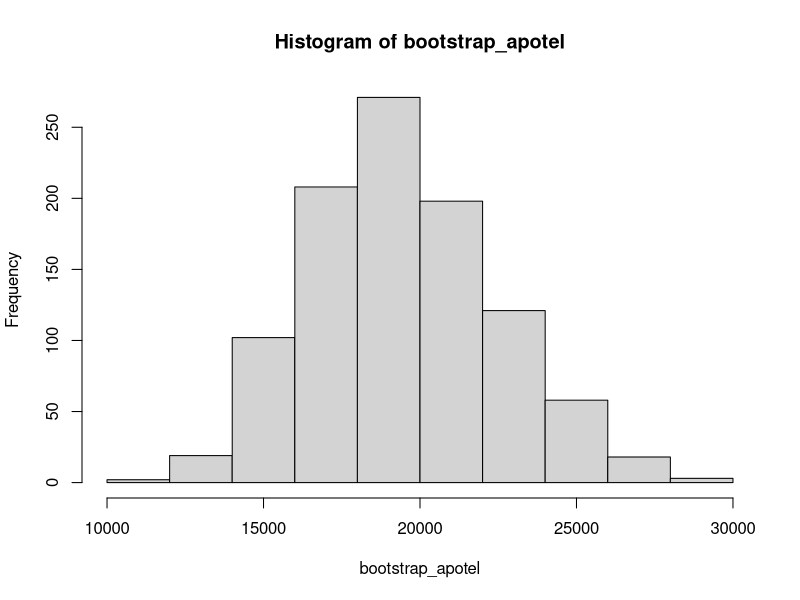
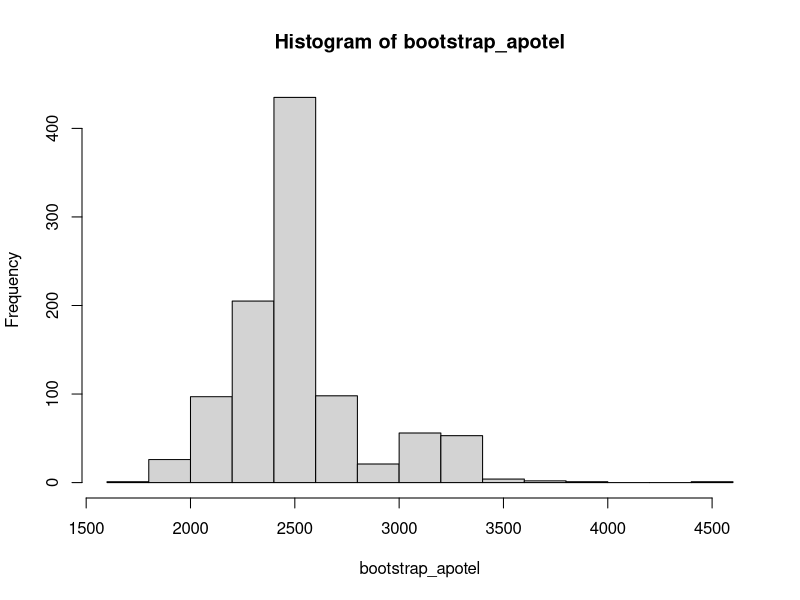
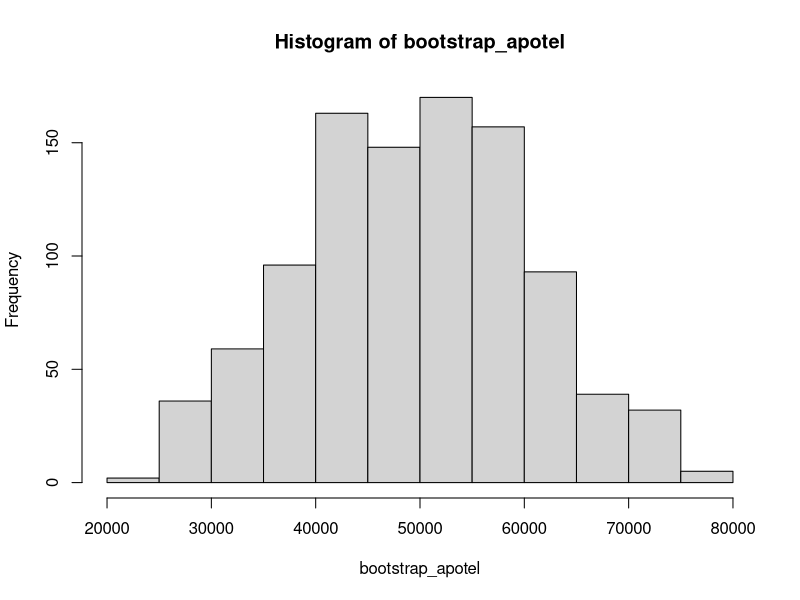
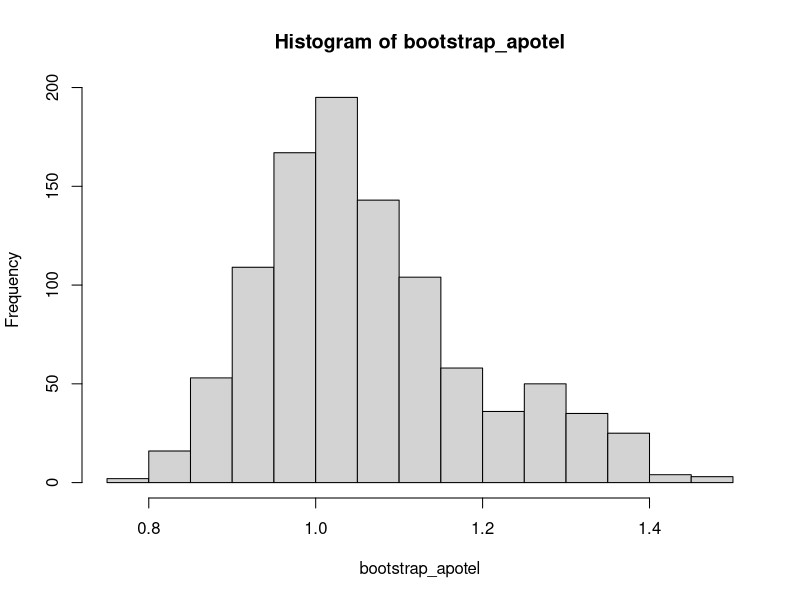

Source code (R) for these figures, in order:
## ---- chunk 1
knitr::opts_chunk$set(echo = TRUE)
library(kableExtra)
## ---- chunk 2
rm(list = ls())
## ---- chunk 3
if(!require(readxl)){
    install.packages("readxl")
    library(readxl)
}
foi_expenditure_over_25000_june_2023 <- readxl::read_excel("foi-expenditure-over-25000-june-2023.xlsx")
knitr::kable(foi_expenditure_over_25000_june_2023) %>%
  kable_styling("striped", full_width = F) %>%
  scroll_box(width = "100%", height = "200px")
## ---- chunk 4
exoda <- foi_expenditure_over_25000_june_2023$Amount
## ---- chunk 5
bootstrap_meth <- function(dedomena, epan, stat){
  bootstrap_apotel <- c()
  n <- length(dedomena)
  for (i in 1:epan){
    deigma <- sample(dedomena, size = n, replace=TRUE)
    bootstrap_apotel[i] <- stat(deigma)
  }
  hist(bootstrap_apotel)
}
## ---- chunk 6
bootstrap_meth(exoda, 1000, mean)
## ---- chunk 7
bootstrap_meth(exoda, 1000, median)
## ---- chunk 8
bootstrap_meth(exoda, 1000, sd)
## ---- chunk 9
asimetriaP <- function(v){
  3*(mean(v)-median(v))/sd(v)
}
## ---- chunk 10
bootstrap_meth(exoda,1000, asimetriaP)
